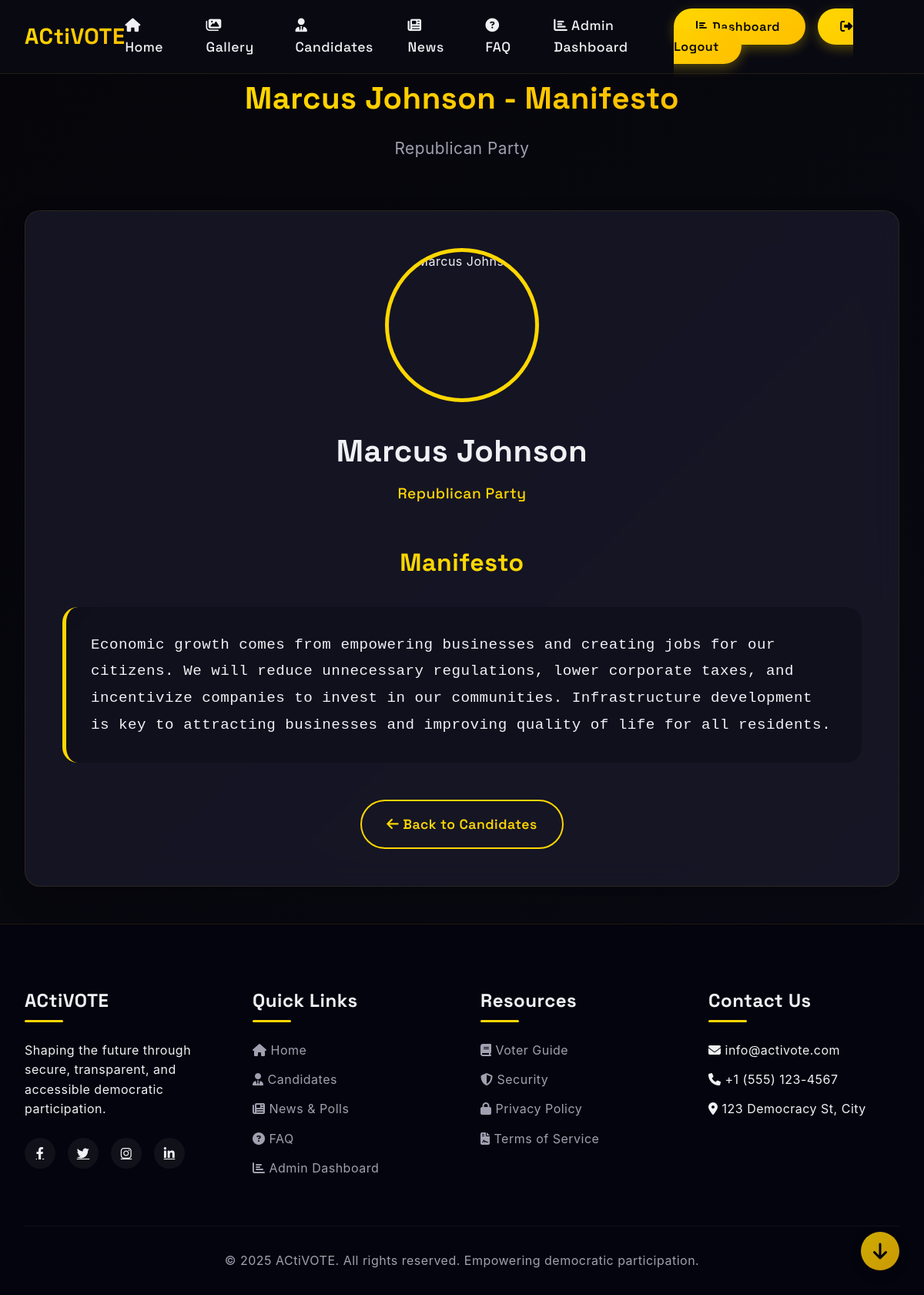
Page /manifesto/2/ (signed in) on the committed database.
### voting/models.py (models this page shows, shortened)
class Candidate(models.Model):
    name = models.CharField(max_length=100)
    party = models.CharField(max_length=100)
    image_url = models.URLField()
    manifesto = models.TextField()

### voting/views.py (the view)
# urls.py: path('manifesto/<int:candidate_id>/', views.manifesto, name='manifesto'),
@login_required
def manifesto(request, candidate_id):
    try:
        candidate = Candidate.objects.get(id=candidate_id)
        candidate_data = {
            'id': candidate.id,
            'name': candidate.name,
            'party': candidate.party,
            'image_url': candidate.image_url,
            'manifesto': candidate.manifesto
        }
    except Candidate.DoesNotExist:
        candidate_data = None
        for c in CANDIDATES_DATA:
            if c['id'] == candidate_id:
                candidate_data = c
                break
        if candidate_data is None:
            raise Http404("Candidate not found")
    return render(request, 'manifesto.html', {'candidate': candidate_data})

### templates/manifesto.html (shortened to what this page needs)
{% extends 'base.html' %}
{% block content %}
<div class="container">
    <div class="section-title">
        <h2>{{ candidate.name }} - Manifesto</h2>
        <p>{{ candidate.party }}</p>
    </div>
    <div class="manifesto-container">
        <div class="candidate-header">
            <div class="candidate-image-large">
                <img src="{{ candidate.image_url }}" alt="{{ candidate.name }}">
            </div>
            <h3>{{ candidate.name }}</h3>
            <p class="candidate-party">{{ candidate.party }}</p>
        </div>
        <div class="manifesto-content">
            <h4>Manifesto</h4>
            <p>{{ candidate.manifesto }}</p>
        </div>
        <div class="back-button-container">
            <a href="{% url 'candidates' %}" class="btn btn-secondary">
                <i class="fas fa-arrow-left"></i> Back to Candidates
            </a>
        </div>
    </div>
</div>
{% endblock %}

### static/css/style.css (style rules this page uses)
* { margin: 0; padding: 0; box-sizing: border-box; }
:root { --dark-bg: #0a0a14; --darker-bg: #05050a; --card-bg: rgba(20, 20, 35, 0.7); --glass-bg: rgba(30, 30, 50, 0.6); --neon-gold: #ffd700; --neon-amber: #ffbf00; --text-light: #f0f0f5; --text-gray: #a0a0b0; --accent-gradient: linear-gradient(135deg, var(--neon-gold), var(--neon-amber)); --border-radius: 20px; --transition: all 0.4s cubic-bezier(0.175, 0.885, 0.32, 1.275); }
body { font-family: 'Space Grotesk', 'Inter', 'Poppins', -apple-system, BlinkMacSystemFont, 'Segoe UI', Roboto, Oxygen, Ubuntu, Cantarell, 'Open Sans', 'Helvetica Neue', sans-serif; line-height: 1.6; color: var(--text-light); background: linear-gradient(135deg, var(--darker-bg) 0%, var(--dark-bg) 100%); min-height: 100vh; overflow-x: hidden; font-size: 16px; letter-spacing: 0.5px; }
.container { width: 100%; max-width: 1400px; margin: 0 auto; padding: 0 2rem; }
.btn { display: inline-block; padding: 1.2rem 2.5rem; border-radius: 50px; text-decoration: none; font-weight: 600; font-size: 1.1rem; transition: var(--transition); border: none; cursor: pointer; text-align: center; }
.btn-secondary { background: transparent; color: var(--neon-gold); border: 2px solid var(--neon-gold); }
.section-title { text-align: center; margin-bottom: 4rem; }
.section-title h2 { font-size: 3rem; font-weight: 700; margin-bottom: 1rem; background: var(--accent-gradient); -webkit-background-clip: text; background-clip: text; -webkit-text-fill-color: transparent; display: inline-block; }
.section-title p { font-size: 1.3rem; color: var(--text-gray); max-width: 700px; margin: 0 auto; }
@media (max-width: 1200px) { .section-title h2 { font-size: 2.5rem; } }

### templates/manifesto.html (style rules this page uses)
.manifesto-container { background: var(--glass-bg); backdrop-filter: blur(20px); border-radius: var(--border-radius); padding: 3rem; box-shadow: 0 15px 35px rgba(0, 0, 0, 0.2); border: 1px solid rgba(255, 215, 0, 0.1); margin: 3rem 0; }
.candidate-header { text-align: center; margin-bottom: 3rem; }
.candidate-image-large { width: 200px; height: 200px; border-radius: 50%; overflow: hidden; margin: 0 auto 2rem; border: 5px solid var(--neon-gold); }
.candidate-image-large img { width: 100%; height: 100%; object-fit: cover; }
.candidate-header h3 { font-size: 2.5rem; margin-bottom: 0.5rem; color: var(--text-light); }
.candidate-party { color: var(--neon-gold); font-size: 1.2rem; font-weight: 500; }
.manifesto-content h4 { font-size: 2rem; margin-bottom: 2rem; color: var(--neon-gold); text-align: center; }
.manifesto-content p { font-size: 1.2rem; line-height: 1.8; color: var(--text-light); font-family: 'Courier New', Courier, monospace; background: rgba(0, 0, 0, 0.2); padding: 2rem; border-radius: var(--border-radius); border-left: 5px solid var(--neon-gold); }
.back-button-container { text-align: center; margin-top: 3rem; }
.btn-secondary { display: inline-block; padding: 1rem 2rem; border-radius: 50px; text-decoration: none; font-weight: 600; transition: var(--transition); border: 2px solid var(--neon-gold); color: var(--neon-gold); background: transparent; }

### rows in the picture
Candidate: name "Marcus Johnson", party "Republican Party", manifesto "Economic growth comes from empowering businesses and creating jobs for our citizens. We will reduce unnecessary regulations, lower corporate taxes, and incentivize companies to invest in our communities. Infrastructure development is key to attracting businesses and improving quality of life for all residents."
